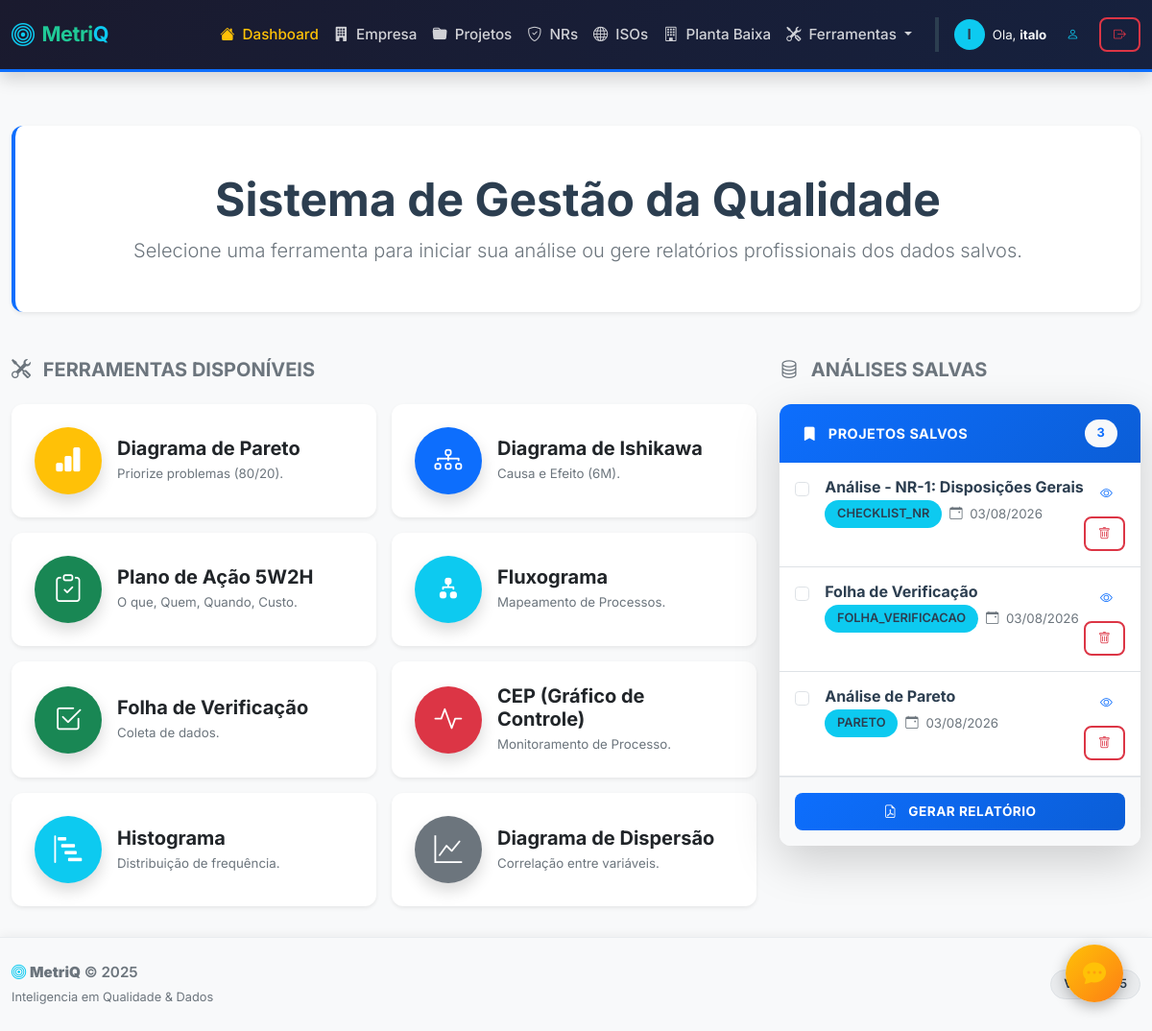
Screenshot of / (signed in) with the database file from the repository.
### qualidade_flask/models.py (models this page shows, shortened)
class User(UserMixin, db.Model):
    __tablename__ = 'user'
    id = db.Column(db.Integer, primary_key=True)
    username = db.Column(db.String(100), unique=True, nullable=False, index=True)
    password = db.Column(db.String(255), nullable=False)
    nome_completo = db.Column(db.String(200), default='')
    email = db.Column(db.String(150), unique=True, default='')
    telefone = db.Column(db.String(20), default='')
    cargo = db.Column(db.String(100), default='')
    data_cadastro = db.Column(db.DateTime, default=datetime.now)
    plano = db.Column(db.String(20), default='free')
    status = db.Column(db.String(20), default='ativo')
    email_confirmado = db.Column(db.Boolean, default=False)
    ultimo_login = db.Column(db.DateTime, nullable=True)
    tentativas_login = db.Column(db.Integer, default=0)
    bloqueio_ate = db.Column(db.DateTime, nullable=True)
    analises = db.relationship('Analise', backref='dono', lazy=True)
    empresas = db.relationship('Empresa', backref='usuario', lazy=True)

class Analise(db.Model):
    __tablename__ = 'analise'
    id = db.Column(db.Integer, primary_key=True)
    tipo = db.Column(db.String(50))
    titulo = db.Column(db.String(100))
    dados = db.Column(db.JSON)
    data_criacao = db.Column(db.DateTime, default=datetime.now)
    user_id = db.Column(db.Integer, db.ForeignKey('user.id'), nullable=False, index=True)

### qualidade_flask/blueprints/main.py (the view)
@main.route('/')
@login_required
def index():
    analises = Analise.query.filter_by(user_id=current_user.id).order_by(Analise.data_criacao.desc()).all()
    ferramentas = [
        {'slug': 'pareto', 'nome': 'Diagrama de Pareto', 'desc': 'Priorize problemas (80/20).', 'icon': 'bi-bar-chart-fill', 'cor': 'warning'},
        {'slug': 'ishikawa', 'nome': 'Diagrama de Ishikawa', 'desc': 'Causa e Efeito (6M).', 'icon': 'bi-diagram-3', 'cor': 'primary'},
        {'slug': '5w2h', 'nome': 'Plano de Ação 5W2H', 'desc': 'O que, Quem, Quando, Custo.', 'icon': 'bi-clipboard-check', 'cor': 'success'},
        {'slug': 'fluxograma', 'nome': 'Fluxograma', 'desc': 'Mapeamento de Processos.', 'icon': 'bi-diagram-2-fill', 'cor': 'info'},
        {'slug': 'folha_verificacao', 'nome': 'Folha de Verificação', 'desc': 'Coleta de dados.', 'icon': 'bi-check2-square', 'cor': 'success'},
        {'slug': 'cep', 'nome': 'CEP (Gráfico de Controle)', 'desc': 'Monitoramento de Processo.', 'icon': 'bi-activity', 'cor': 'danger'},
        {'slug': 'histograma', 'nome': 'Histograma', 'desc': 'Distribuição de frequência.', 'icon': 'bi-bar-chart-steps', 'cor': 'info'},
        {'slug': 'dispersao', 'nome': 'Diagrama de Dispersão', 'desc': 'Correlação entre variáveis.', 'icon': 'bi-graph-up', 'cor': 'secondary'}
    ]
    return render_template('index.html', ferramentas=ferramentas, analises=analises, user=current_user)

### qualidade_flask/templates/index.html (shortened to what this page needs)
{% extends 'base.html' %}
{% block content %}
<div class="row mb-5">
    <div class="col-12">
        <div class="card border-0 shadow-sm bg-white border-start border-5 border-primary">
            <div class="card-body py-5 text-center">
                <h1 class="display-5 fw-bold text-dark mb-2">
                    Sistema de Gestão da Qualidade
                </h1>
                <p class="lead text-muted mb-0">
                    Selecione uma ferramenta para iniciar sua análise ou gere relatórios profissionais dos dados salvos.
                </p>
            </div>
        </div>
    </div>
</div>
<div class="row g-4">
    <div class="col-lg-8 order-lg-1">
        <h5 class="text-muted mb-4 fw-bold text-uppercase">
            <i class="bi bi-tools me-2"></i> Ferramentas Disponíveis
        </h5>
        <div class="row g-3">
            {% for item in ferramentas %}
            <div class="col-md-6">
                <div class="card h-100 border-0 shadow-sm tool-card">
                    <div class="card-body d-flex align-items-center gap-3">
                        <div class="rounded-circle bg-{{ item.cor }} text-white d-flex align-items-center justify-content-center flex-shrink-0" style="width: 70px; height: 70px; font-size: 1.8rem;">
                            <i class="bi {{ item.icon }}"></i>
                        </div>
                        <div class="flex-grow-1">
                            <h5 class="card-title fw-bold mb-1">{{ item.nome }}</h5>
                            <p class="card-text text-muted small mb-0">{{ item.desc }}</p>
                        </div>
                    </div>
                </div>
            </div>
            {% endfor %}
        </div>
    </div>
    <div class="col-lg-4 order-lg-2">
        <h5 class="text-muted mb-4 fw-bold text-uppercase">
            <i class="bi bi-database me-2"></i> Análises Salvas
        </h5>
        <div class="card shadow-lg border-0 ">
            <div class="card-header bg-primary text-white d-flex justify-content-between align-items-center">
                <span class="fw-bold">
                    <i class="bi bi-bookmark-fill me-2"></i> Projetos Salvos
                </span>
                <span class="badge bg-light text-primary fw-bold">{{ analises|length }}</span>
            </div>
            <div class="card-body p-0">
                <form action="/relatorio" method="POST" target="_blank" id="formRelatorio">
                    <div class="list-group list-group-flush" style="max-height: 500px; overflow-y: auto;">
                        {% if analises %}
                            {% for item in analises %}
                            <label class="list-group-item list-group-item-action d-flex gap-3 align-items-start py-3 px-3 border-bottom">
                                <input class="form-check-input flex-shrink-0 mt-1" type="checkbox" name="analise_id" value="{{ item.id }}">
                                <div class="d-flex w-100 justify-content-between align-items-start">
                                    <div class="flex-grow-1">
                                        <h6 class="mb-1 fw-bold text-dark">{{ item.titulo }}</h6>
                                        <div class="d-flex gap-2 align-items-center">
                                            <span class="badge bg-info text-dark small">{{ item.tipo|upper }}</span>
                                            <small class="text-muted">
                                                <i class="bi bi-calendar-event me-1"></i>
                                                {{ item.data_criacao.strftime('%d/%m/%Y') }}
                                            </small>
                                        </div>
                                    </div>
                                    <div class="d-flex flex-column align-items-end gap-2">
                                        <a href="{{ url_for('main.visualizar', id=item.id) }}" class="btn btn-sm btn-outline-primary" title="Visualizar análise" target="_blank">
                                            <i class="bi bi-eye"></i>
                                        </a>
                                        <button type="button" class="btn btn-sm btn-outline-danger"
                                                data-id="{{ item.id }}"
                                                onclick="deletarAnalise(this, event)"
                                                title="Excluir análise">
                                            <i class="bi bi-trash"></i>
                                        </button>
                                    </div>
                                </div>
                            </label>
                            {% endfor %}
                        {% else %}
                            <div class="p-5 text-center text-muted">
                                <i class="bi bi-inbox fs-3 mb-2 d-block"></i>
                                <p class="small mb-0">Nenhuma análise salva ainda.</p>
                                <small>Use as ferramentas ao lado e clique em "Salvar".</small>
                            </div>
                        {% endif %}
                    </div>
                    <div class="p-3 border-top bg-light">
                        <button type="submit" class="btn btn-primary w-100 fw-bold"
                                {% if not analises %}disabled{% endif %}>
                            <i class="bi bi-file-earmark-pdf me-2"></i> Gerar Relatório
                        </button>
                    </div>
                </form>
            </div>
        </div>
    </div>
</div>
{% endblock %}

### qualidade_flask/templates/base.html (shortened to what this page needs)
<!DOCTYPE html>
<html lang="pt-br">
<head>
    <link href="https://cdn.jsdelivr.net/npm/bootstrap@5.3.0/dist/css/bootstrap.min.css" rel="stylesheet">
    <link rel="stylesheet" href="https://cdn.jsdelivr.net/npm/bootstrap-icons@1.10.5/font/bootstrap-icons.css">
    <link rel="stylesheet" href="{{ url_for('static', filename='css/style.css') }}">
</head>
<body class="d-flex flex-column min-vh-100">
    <nav class="navbar navbar-expand-lg navbar-dark bg-dark d-print-none">
        <div class="container">
            <a class="navbar-brand fw-bold d-flex align-items-center brand-text" href="/">
                <i class="bi bi-bullseye me-2 fs-4 text-info"></i>
                <span>Metri<span class="text-info">Q</span>
            </a>
            <div class="collapse navbar-collapse" id="navbarNav">
                <ul class="navbar-nav ms-auto align-items-center">
                    <li class="nav-item">
                        <a class="nav-link {{ 'active' if request.endpoint == 'main.index' }}" href="/">
                            <i class="bi bi-house-fill me-1"></i> Dashboard
                        </a>
                    </li>
                    <li class="nav-item">
                        <a class="nav-link {{ 'active' if request.endpoint and request.endpoint.startswith('empresa') }}" href="/empresas">
                            <i class="bi bi-building-fill me-1"></i> Empresa
                        </a>
                    </li>
                    <li class="nav-item">
                        <a class="nav-link {{ 'active' if request.endpoint == 'projects.lista_projetos' }}" href="/projetos">
                            <i class="bi bi-folder-fill me-1"></i> Projetos
                        </a>
                    </li>
                    <li class="nav-item">
                        <a class="nav-link {{ 'active' if request.endpoint == 'nr.lista_nrs' }}" href="/nr">
                            <i class="bi bi-shield-check me-1"></i> NRs
                        </a>
                    </li>
                    <li class="nav-item">
                        <a class="nav-link {{ 'active' if request.endpoint == 'iso.lista_isos' }}" href="/iso">
                            <i class="bi bi-globe me-1"></i> ISOs
                        </a>
                    </li>
                    <li class="nav-item">
                        <a class="nav-link {{ 'active' if request.endpoint and request.endpoint.startswith('planta_baixa') }}" href="{{ url_for('planta_baixa.lista') }}">
                            <i class="bi bi-building me-1"></i> Planta Baixa
                        </a>
                    </li>
                    <li class="nav-item dropdown">
                        <a class="nav-link dropdown-toggle" href="#" role="button" data-bs-toggle="dropdown" aria-expanded="false">
                            <i class="bi bi-tools me-1"></i> Ferramentas
                        </a>
                    </li>
                    {% if current_user.is_authenticated %}
                        <li class="nav-item ms-lg-3 border-start border-secondary ps-lg-3 mt-2 mt-lg-0">
                            <div class="d-flex align-items-center gap-2">
                                <a href="{{ url_for('auth.perfil') }}" class="text-decoration-none d-flex align-items-center gap-2" title="Meu Perfil">
                                    <div class="rounded-circle bg-info text-dark d-flex align-items-center justify-content-center" style="width: 32px; height: 32px; font-weight: 700;">
                                        {{ current_user.username[0]|upper }}
                                    </div>
                                    <span class="text-light small">
                                        Ola, <strong>{{ current_user.nome_completo.split(' ')[0] if current_user.nome_completo else current_user.username }}</strong>
                                    </span>
                                </a>
                                <a href="{{ url_for('auth.perfil') }}" class="btn btn-sm btn-outline-info" title="Meu Perfil">
                                    <i class="bi bi-person"></i>
                                </a>
<form method="POST" action="/logout" class="d-inline" onsubmit="return confirm('Deseja sair do sistema?')">
                                    <button type="submit" class="btn btn-sm btn-outline-danger" title="Sair">
                                        <i class="bi bi-box-arrow-right"></i>
                                    </button>
                                </form>
                            </div>
                        </li>
                    {% endif %}
                </ul>
            </div>
    </nav>
    <main class="flex-grow-1">
        <div class="container mt-4">
            {% block content %}{% endblock %}
        </div>
    </main>
    <footer class="d-print-none bg-light border-top py-4 mt-auto">
        <div class="container">
            <div class="row align-items-center">
                <div class="col-md-6 text-center text-md-start">
                    <p class="mb-0 text-muted">
                        <i class="bi bi-bullseye text-info"></i>
                        <strong>MetriQ</strong> &copy; 2025
                    </p>
                    <small class="text-muted" style="font-size: 0.8rem;">Inteligencia em Qualidade & Dados</small>
                </div>
                <div class="col-md-6 text-md-end text-center mt-2 mt-md-0">
                    <span class="badge bg-secondary bg-opacity-10 text-dark border">Versao 5.5</span>
                </div>
        </div>
    </footer>
    <a id="btnFeedback" href="https://docs.google.com/forms/d/e/1FAIpQLSc6ZJWx9LMAzcBPMMdcK3FHIyoWjjz7ik7XjiTRzf5Kar_DFA/viewform?usp=sharing&ouid=112551274773752880388" target="_blank" title="Deixe seu Feedback" class="text-decoration-none">
        <i class="bi bi-chat-dots-fill text-warning fs-4"></i>
    </a>
</body>
</html>

### rows the page displays
User: username "I", nome_completo "italo"
Analise: titulo "Análise - NR-1: Disposições Gerais", tipo "CHECKLIST_NR", data_criacao "03/08/2026"
Analise: titulo "Folha de Verificação", tipo "FOLHA_VERIFICACAO", data_criacao "03/08/2026"
Analise: titulo "Análise de Pareto", tipo "PARETO", data_criacao "03/08/2026"

### other values shown
{{ item.nome }} "Diagrama de Pareto" "Diagrama de Ishikawa" "Plano de Ação 5W2H" "Fluxograma" "Folha de Verificação" "CEP (Gráfico de Controle)" "Histograma" "Diagrama de Dispersão"
{{ item.desc }} "Priorize problemas (80/20)." "Causa e Efeito (6M)." "O que, Quem, Quando, Custo." "Mapeamento de Processos." "Coleta de dados." "Monitoramento de Processo." "Distribuição de frequência." "Correlação entre variáveis."
{{ analises|length }} "3"
